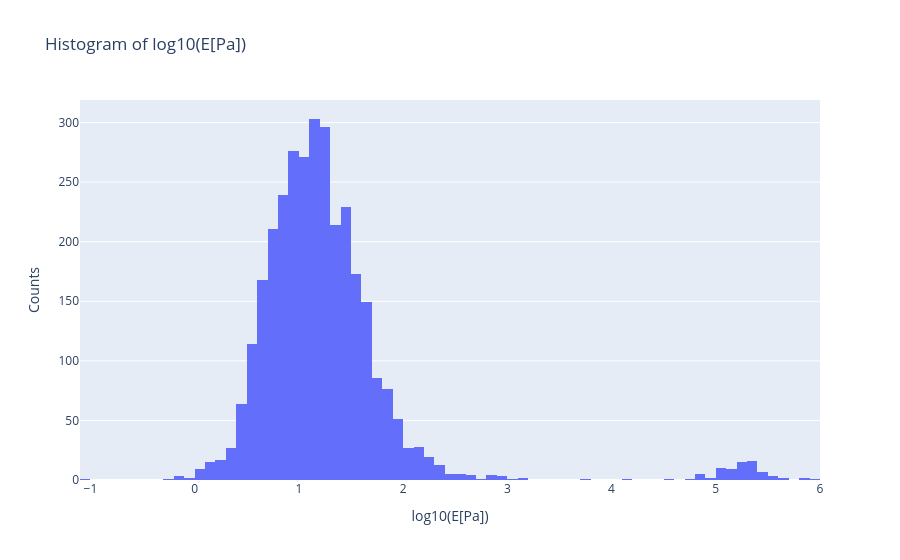

The notebook cell saved with this chart:
### Code cell
# Convert "Young's Modulus [Pa]" to numeric, coerce errors to NaN
df["Young's Modulus [Pa]_num"] = pd.to_numeric(df["Young's Modulus [Pa]"].str.replace(',', '.'), errors='coerce')

# Compute log10 and create new column
df['log10_E[Pa]'] = np.log10(df["Young's Modulus [Pa]_num"])

# Plot histogram of log10(E[Pa])
fig = px.histogram(df, x='log10_E[Pa]', nbins=100, title='Histogram of log10(E[Pa])')
fig.update_layout(xaxis_title='log10(E[Pa])', yaxis_title='Counts')
fig.show()

### Figure 1 — Plotly figure (JSON) as saved in the notebook; plotly's stock layout.template omitted (floating-point values rounded to 4 significant figures; data arrays with more than 128 entries replaced by an {"elided": "..."} marker saying what was removed)
{"data": [{"bingroup": "x", "hovertemplate": "log10_E[Pa]=%{x}<br>count=%{y}<extra></extra>", "legendgroup": "", "marker": {"color": "#636efa", "pattern": {"shape": ""}}, "name": "", "nbinsx": 100, "orientation": "v", "showlegend": false, "type": "histogram", "x": {"elided": "3210 float values"}, "xaxis": "x", "yaxis": "y"}], "layout": {"barmode": "relative", "legend": {"tracegroupgap": 0}, "title": {"text": "Histogram of log10(E[Pa])"}, "xaxis": {"anchor": "y", "domain": [0, 1], "title": {"text": "log10(E[Pa])"}}, "yaxis": {"anchor": "x", "domain": [0, 1], "title": {"text": "Counts"}}}}
